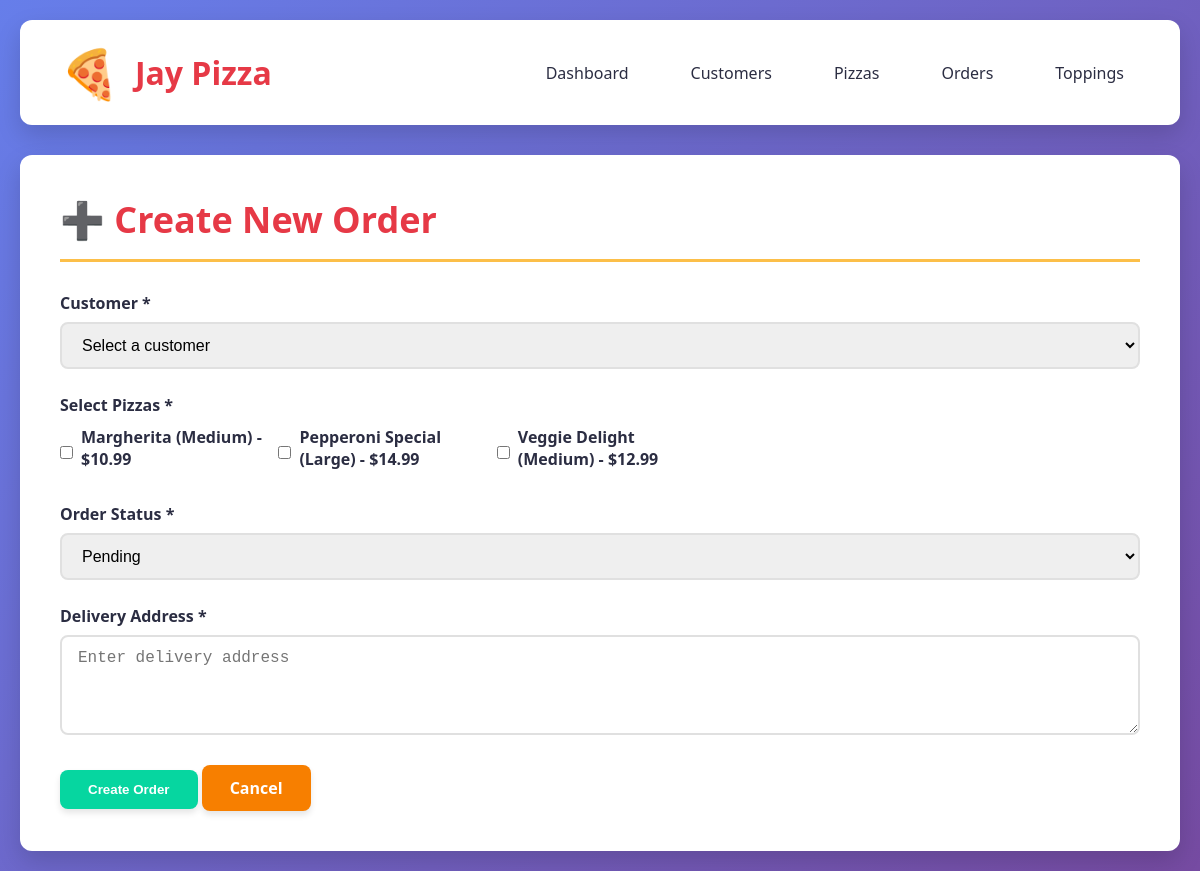
/order/add, run on the app's committed database.
### models.py (models this page shows, shortened)
class Pizza(Base):
    __tablename__ = 'pizzas'
    id = Column(Integer, primary_key=True)
    name = Column(String(100), nullable=False)
    size = Column(String(20), nullable=False)
    base_price = Column(Float, nullable=False)
    description = Column(String(500))
    toppings = relationship('Topping', secondary=pizza_toppings, back_populates='pizzas')
    orders = relationship('Order', secondary=order_pizzas, back_populates='pizzas')

### app.py (the view, shortened to what this page needs)
@app.route('/order/add', methods=['GET', 'POST'])
def add_order():
    session = get_session()
    try:
        all_customers = session.query(Customer).all()
        all_pizzas = session.query(Pizza).all()
        return render_template('add_order.html', customers=all_customers, pizzas=all_pizzas)
    except Exception as e:
        session.rollback()
        flash(f'Error creating order: {str(e)}', 'error')
        return redirect(url_for('orders'))
    finally:
        session.close()

### database.py (called while the page is built)
def get_session():
    return SessionLocal()

### templates/add_order.html (shortened to what this page needs)
{% extends "base.html" %}
{% block content %}
<h2 class="page-title">➕ Create New Order</h2>
<form method="POST" action="{{ url_for('add_order') }}">
    <div class="form-group">
        <label for="customer_id">Customer *</label>
        <select id="customer_id" name="customer_id" required>
            <option value="">Select a customer</option>
        </select>
    </div>
    <div class="form-group">
        <label>Select Pizzas *</label>
        <div class="checkbox-group">
            {% for pizza in pizzas %}
            <div class="checkbox-item">
                <input type="checkbox" id="pizza_{{ pizza.id }}" name="pizzas" value="{{ pizza.id }}">
                <label for="pizza_{{ pizza.id }}">{{ pizza.name }} ({{ pizza.size }}) - ${{ "%.2f"|format(pizza.base_price) }}</label>
            </div>
            {% endfor %}
        </div>
    </div>
    <div class="form-group">
        <label for="status">Order Status *</label>
        <select id="status" name="status" required>
            <option value="pending">Pending</option>
        </select>
    </div>
    <div class="form-group">
        <label for="delivery_address">Delivery Address *</label>
        <textarea id="delivery_address" name="delivery_address" required placeholder="Enter delivery address"></textarea>
    </div>
    <button type="submit" class="btn btn-success">Create Order</button>
    <a href="{{ url_for('orders') }}" class="btn btn-secondary">Cancel</a>
</form>
{% endblock %}

### static/style.css (style rules this page uses)
:root { --primary-color: #e63946; --secondary-color: #f77f00; --accent-color: #fcbf49; --dark-color: #2b2d42; --light-color: #edf2f4; --success-color: #06d6a0; --warning-color: #ffd60a; --border-radius: 12px; --shadow: 0 4px 6px rgba(0, 0, 0, 0.1); --shadow-lg: 0 10px 25px rgba(0, 0, 0, 0.15); }
* { margin: 0; padding: 0; box-sizing: border-box; }
body { font-family: 'Segoe UI', Tahoma, Geneva, Verdana, sans-serif; background: linear-gradient(135deg, #667eea 0%, #764ba2 100%); min-height: 100vh; color: var(--dark-color); }
.page-title { font-size: 36px; color: var(--primary-color); margin-bottom: 30px; padding-bottom: 15px; border-bottom: 3px solid var(--accent-color); }
.btn { display: inline-block; padding: 12px 28px; background: var(--primary-color); color: white; text-decoration: none; border-radius: 8px; font-weight: 600; border: none; cursor: pointer; transition: all 0.3s ease; box-shadow: var(--shadow); }
.btn-secondary { background: var(--secondary-color); }
.btn-success { background: var(--success-color); }
.form-group { margin-bottom: 25px; }
.form-group label { display: block; margin-bottom: 8px; font-weight: 600; color: var(--dark-color); }
.form-group input, .form-group select, .form-group textarea { width: 100%; padding: 12px 16px; border: 2px solid #e0e0e0; border-radius: 8px; font-size: 16px; transition: border-color 0.3s ease; }
.form-group textarea { resize: vertical; min-height: 100px; }
.checkbox-group { display: grid; grid-template-columns: repeat(auto-fill, minmax(200px, 1fr)); gap: 12px; margin-top: 10px; }
.checkbox-item { display: flex; align-items: center; gap: 8px; }
.checkbox-item input[type="checkbox"] { width: auto; cursor: pointer; }

### data on the page
Pizza: name "Margherita", size "Medium", base_price "10.99"
Pizza: name "Pepperoni Special", size "Large", base_price "14.99"
Pizza: name "Veggie Delight", size "Medium", base_price "12.99"
